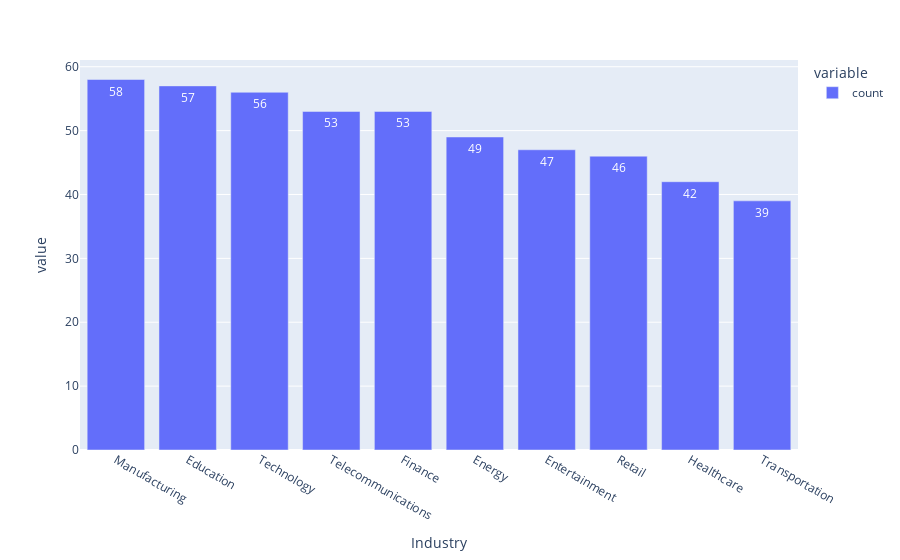

Notebook code for this chart:
### Code cell
iplot(px.bar(job.Industry.value_counts() , text_auto=True))

### Figure 1 — Plotly figure (JSON) as saved in the notebook; plotly's stock layout.template omitted (floating-point values rounded to 4 significant figures)
{"data": [{"alignmentgroup": "True", "hovertemplate": "variable=count<br>Industry=%{x}<br>value=%{y}<extra></extra>", "legendgroup": "count", "marker": {"color": "#636efa", "pattern": {"shape": ""}}, "name": "count", "offsetgroup": "count", "orientation": "v", "showlegend": true, "textposition": "auto", "texttemplate": "%{y}", "type": "bar", "x": ["Manufacturing", "Education", "Technology", "Telecommunications", "Finance", "Energy", "Entertainment", "Retail", "Healthcare", "Transportation"], "xaxis": "x", "y": [58, 57, 56, 53, 53, 49, 47, 46, 42, 39], "yaxis": "y"}], "layout": {"autosize": true, "barmode": "relative", "legend": {"title": {"text": "variable"}, "tracegroupgap": 0}, "margin": {"t": 60}, "xaxis": {"anchor": "y", "autorange": true, "domain": [0, 1], "range": [-0.5, 9.5], "title": {"text": "Industry"}, "type": "category"}, "yaxis": {"anchor": "x", "autorange": true, "domain": [0, 1], "range": [0, 61.05], "title": {"text": "value"}, "type": "linear"}}}
